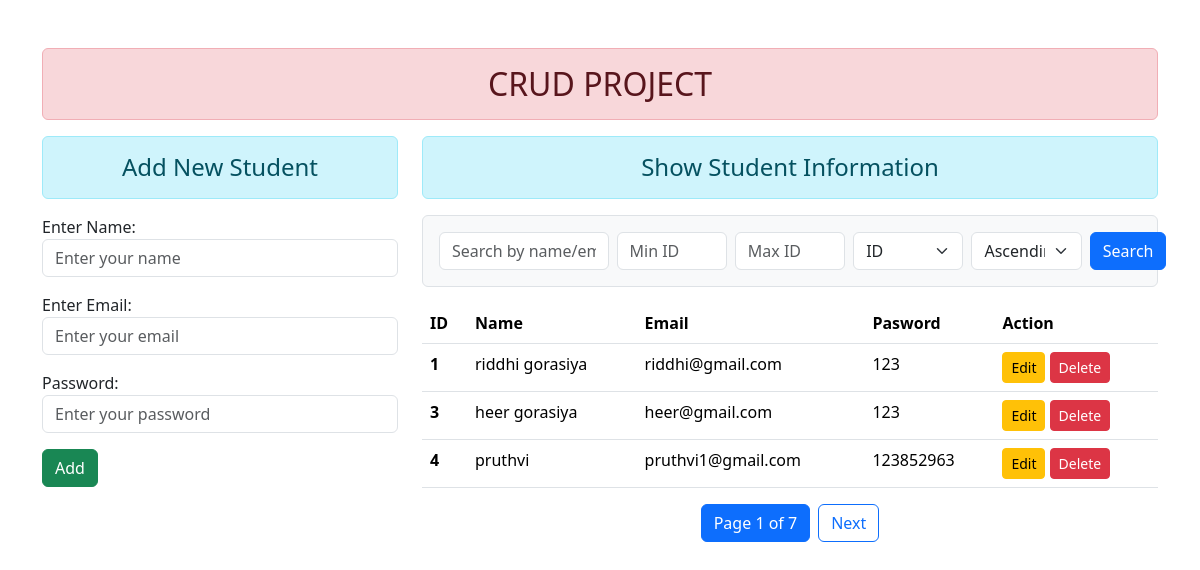
The page / on the database its author committed.
### myapp/models.py (models this page shows)
class User(models.Model):
    name = models.CharField(max_length=100, blank=True) # blank=True dose not show error_messages
    email = models.EmailField(max_length=100)
    password = models.CharField(max_length=100)

### myapp/views.py (the view)
# urls.py: path('', views.add_show, name="addandshow"),
def add_show(request):
    if request.method == 'POST':
        fm = StudentRegistration(request.POST)
        if fm.is_valid():
            nm = fm.cleaned_data['name']
            em = fm.cleaned_data['email']
            pw = fm.cleaned_data['password']
            reg = User(name=nm, email=em, password=pw)
            reg.save()
            messages.success(request, 'New Student Successfully Saved !')
            fm = StudentRegistration()
    else:
        fm = StudentRegistration()
    search = request.GET.get('search', '').strip()
    id_min = request.GET.get('id_min', '').strip()
    id_max = request.GET.get('id_max', '').strip()
    sort_field = request.GET.get('sort', 'id').strip()
    order = request.GET.get('order', 'asc').strip()
    stud = User.objects.all()
    if search:
        stud = stud.filter(Q(name__icontains=search) | Q(email__icontains=search))
    if id_min and id_max:
        stud = stud.filter(id__range=(id_min, id_max))
    elif id_min:
        stud = stud.filter(id__gte=id_min)
    elif id_max:
        stud = stud.filter(id__lte=id_max)
    allowed = ['id', 'name', 'email']
    if sort_field not in allowed:
        sort_field = 'id'
    sort_expression = f'-{sort_field}' if order == 'desc' else sort_field
    stud = stud.order_by(sort_expression)
    paginator = Paginator(stud, 3)
    page = request.GET.get('page')
    stud = paginator.get_page(page)
    print("Page Number:", page)
    print("Page Object:", stud)
    querydict = request.GET.copy()
    querydict.pop('page', None)
    preserved_query = querydict.urlencode()
    context = {
        'form': fm,
        'stu': stud,
        'search': search,
        'id_min': id_min,
        'id_max': id_max,
        'sort_field': sort_field,
        'order': order,
        'preserved_query': preserved_query,
    }
    return render(request, 'myapp/addandshow.html', context)

### myapp/forms.py (shortened to what this page needs)
class StudentRegistration(forms.ModelForm):
    class Meta:
        model = User
        fields = ['name', 'email', 'password']
        labels = {'name' : 'Enter Name', 'email' : 'Enter Email'}
        error_messages = {
            'name' : {'required':'Name Is Required...'},
            'email' : {'required':'Email Is Required...'},
            'password' : {'required':'Password Is Required...'}
        }
        widgets = {
            'name': forms.TextInput(attrs={'class':'form-control', 'placeholder':'Enter your name'}),
            'email': forms.EmailInput(attrs={'class':'form-control', 'placeholder':'Enter your email'}),
            'password': forms.PasswordInput(render_value=True, attrs={'class':'form-control', 'placeholder':'Enter your password'}),
        }

### myapp/templates/myapp/addandshow.html (shortened to what this page needs)
{% extends "myapp/base.html" %}
{% block content %}
<div class="row">
    <div class="col-sm-4">
        <h4 class="text-center alert alert-info">Add New Student</h4>
        <form action="" method="POST" novalidate>
            {{form.as_p}}
            <input type="submit" class="btn btn-success" value="Add">
        </form>
    </div>
    <div class="col-sm-8">
        <h4 class="text-center alert alert-info">Show Student Information</h4>
        <form method="get" class="mb-3 p-3 border rounded bg-light">
        <div class="row g-2">
            <div class="col-md-3">
            <input type="text" name="search" class="form-control" placeholder="Search by name/email" value="{{ search }}">
            </div>
            <div class="col-md-2">
            <input type="number" name="id_min" class="form-control" placeholder="Min ID" value="{{ id_min }}">
            </div>
            <div class="col-md-2">
            <input type="number" name="id_max" class="form-control" placeholder="Max ID" value="{{ id_max }}">
            </div>
            <div class="col-md-2">
            <select name="sort" class="form-select">
                <option value="id" {% if sort_by == "id" %}selected{% endif %}>ID</option>
            </select>
            </div>
            <div class="col-md-2">
            <select name="order" class="form-select">
                <option value="asc" {% if order == "asc" %}selected{% endif %}>Ascending</option>
            </select>
            </div>
            <div class="col-md-1">
            <button type="submit" class="btn btn-primary ">Search</button>
            </div>
        </div>
        </form>
        {% if stu %}
            <table class="table table-hover">
                <thead>
                    <tr>
                        <th scope="col">ID</th>
                        <th scope="col">Name</th>
                        <th scope="col">Email</th>
                        <th scope="col">Pasword</th>
                        <th scope="col">Action</th>
                    </tr>
                </thead>
                <tbody>
                    {% for st in stu %}
                        <tr>
                            <th scope="row">{{st.id}}</th>
                            <td>{{st.name}}</td>
                            <td>{{st.email}}</td>
                            <td>{{st.password}}</td>
                            <td>
                                <a href="{% url "updatedata" st.id %}" class="btn btn-warning btn-sm">Edit</a>
                                <form action="{% url "deletedata" st.id %}" method="POST" class="d-inline">
                                    <input type="submit" class="btn btn-danger btn-sm" onclick="return confirm('Are you sure you want to delete this student?');" value="Delete">
                                </form>
                            </td>
                        </tr>
                    {% endfor %}
                </tbody>
            </table>
        {% else %}
            <h4 class="text-center alert alert-warning">No Record</h4>
        {% endif %}
         <div class="d-flex justify-content-center align-items-center mt-3">
      <span class="btn btn-primary mx-1">Page {{ stu.number }} of {{ stu.paginator.num_pages }}</span>
      {% if stu.has_next %}
        <a class="btn btn-outline-primary mx-1"
           href="?page={{ stu.next_page_number }}{% if preserved_query %}&{{ preserved_query }}{% endif %}">
           Next</a>
      {% endif %}
    </div>
    </div>
</div>
{% endblock content %}

### rows shown on the page
User: id "1", name "riddhi gorasiya", email "riddhi@gmail.com", password "123"
User: id "3", name "heer gorasiya", email "heer@gmail.com", password "123"
User: id "4", name "pruthvi", email "pruthvi1@gmail.com", password "123852963"

### other values the page prints
{{ stu.number }} "1"
{{ stu.paginator.num_pages }} "7"
